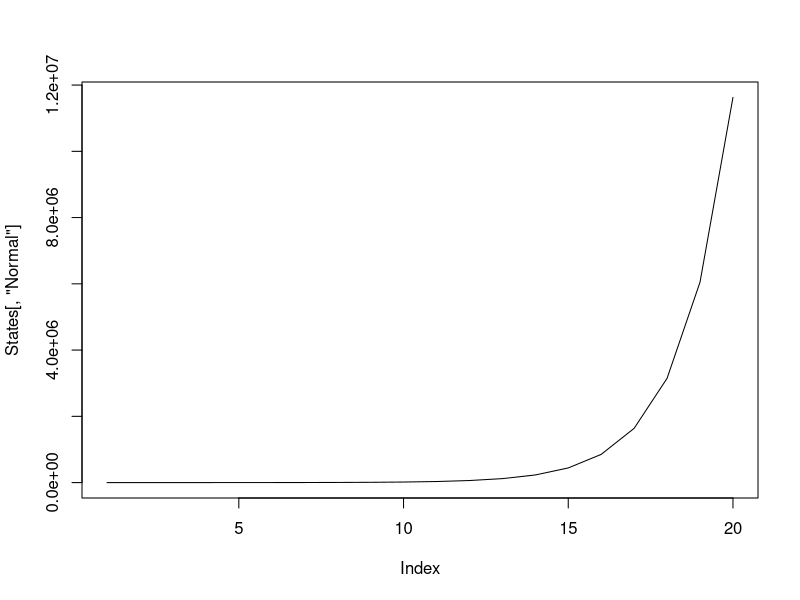
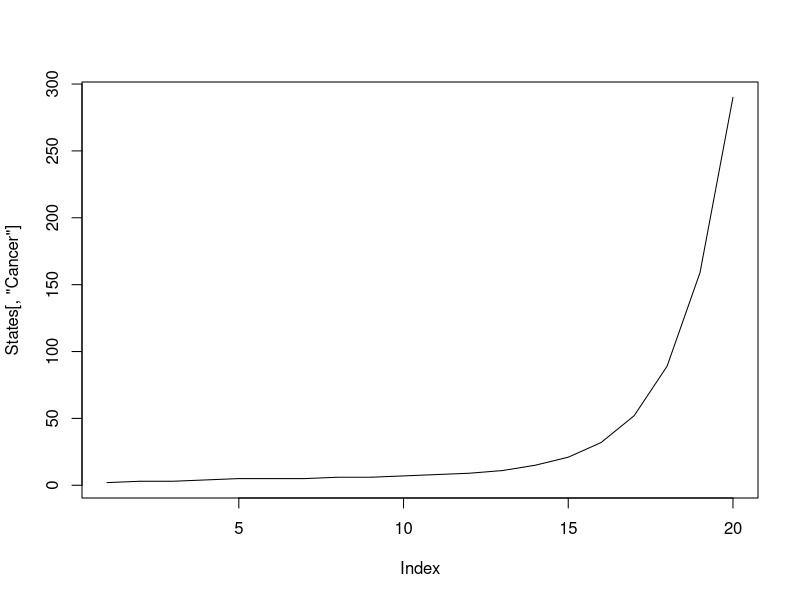

The R source for these figures, in order:
### MARKOV MODEL HPV DRAFT
## Gwen Oliver
## Nov 8, 2021

### This model is for the undetected compartments ONLY

# 20 years
t = 20

# 100 people
N.people = 100

# 6 states: normal, infected, CIN 1, CIN 2, CIN 3, cancer, cancer deaths
N.states = 7


# Total prob leaving each state needs to add to 1?

# aging into cohort
p_0_1 <- 0.1
# Rough estimate based on proportion of US pop that is female, 10-14
# https://www.statista.com/statistics/241488/population-of-the-us-by-sex-and-age/

p_1_1 <- 0.95 # normal > normal
# 1-infection
p_1_2 <- 0.05 # normal > infected


p_2_2 <- 0.6 # infected > infected
p_2_1 <- 0.3 # infected > normal
# Numbers vary widely for this parameter
p_2_3 = 0.1 # infected > CIN 1

p_3_3 <- 0.15 # CIN1 > CIN1
p_3_2 <- 0.5 # CIN1> infected
# These estimates vary widely
p_3_4 <- 0.18  # CIN1 > CIN2

p_4_4 <- 0.2   # CIN2 > CIN2
p_4_5 <- 0.3 # CIN2 > CIN3
p_4_3 <- 0.13   # CIN2 > CIN1


p_5_5 <- 0.2 # CIN3 > CIN3
# Didn't find an estimate for this
p_5_4 <- 0.03 # CIN3 > CIN2
# Only one estimate for this, only for HPV 16/18
p_5_6 <- 0.2 # CIN 3 > cancer
# Two estimates for this, 10-fold difference between them

p_6_6 = 0.3 # Cancer > cancer
# Didn't find an estimate for this
p_6_7 <- 0.5 # Cancer > Cancer death
# Don't have an estimate for this yet, but I think available on SEER

## Would this be 1/21 (assuming all ages are ~equal)?
p_1_0 = 1-p_1_1-p_1_2 # Age out normal
p_2_0 = 1-p_2_2-p_2_1-p_2_3 # Age out infection
p_3_0 = 1-p_3_3-p_3_2-p_3_4 # Age out CIN1
p_4_0 = 1-p_4_4-p_4_5-p_4_3 # Age out CIN2
p_5_0 = 1-p_5_5-p_5_4-p_5_6 # Age out CIN3
p_6_0 = p_6_6-p_6_7 # Age out cancer


# Starting number in each state

# Create years label
prefix = "Year"
suffix = seq(1:20)
years = paste(prefix, suffix, sep=" ")


# Create empty array
mat1 = matrix(NA, t, N.states, dimnames=list(years, c("Normal","Infected","CIN 1","CIN 2","CIN 3","Cancer","Death due to CC")))

# Assign starting prevalence of each state
prev1 = 0.29
prev2 = 0.5
prev3 = 0.1
prev4 = 0.05
prev5 = 0.05
prev6 = 0.01
prev7 = 0

# Assign starting states
set.seed(123)
mat1[1,] <- rmultinom(1, 100, prob=c(prev1,prev2,prev3,prev4,prev5,prev6,prev7)) 

# Run model
for(i in 2:t){
  # Normal
  mat1[i,1] <- (mat1[(i-1),1]) + #previous N people in normal
    # 10*p_0_1 +                  #birth  
    (mat1[(i-1),1])*p_1_1 +      #stay normal 
    (mat1[(i-1),2])*p_2_1 -      #regress from inf
    (mat1[(i-1),1])*p_1_2 -      #progress to inf
    (mat1[(i-1),1])*p_1_0        #age out
  # Infected   
  mat1[i,2] <- (mat1[(i-1),2]) + #previous N people in infected
    (mat1[(i-1),1])*p_1_2 +      #progress from normal
    (mat1[(i-1),2])*p_2_2 +      #stay infected
    (mat1[(i-1),3])*p_3_2 -      #regress from CIN1
    (mat1[(i-1),2])*p_2_1 -      #regress to normal
    (mat1[(i-1),2])*p_2_3 -      #progress to CIN1
    (mat1[(i-1),2])*p_2_0        #age out
  # CIN1
  mat1[i,3] <- (mat1[(i-1),3]) + #previous N people in CIN1
    (mat1[(i-1),2])*p_2_3 +      #progress from infected
    (mat1[(i-1),3])*p_3_3 +      #stay CIN1
    (mat1[(i-1),4])*p_4_3 -      #regress from CIN2
    (mat1[(i-1),3])*p_3_2 -      #regress to infected
    (mat1[(i-1),3])*p_3_4 -      #progress to CIN2
    (mat1[(i-1),3])*p_3_0        #age out
  # CIN2
  mat1[i,4] <- (mat1[(i-1),4]) + #previous N people in CIN2
    (mat1[(i-1),3])*p_3_4 +      #progress from CIN1
    (mat1[(i-1),4])*p_4_4 +      #stay CIN2
    (mat1[(i-1),5])*p_5_4 -      #regress from CIN3
    (mat1[(i-1),4])*p_4_3 -      #regress to CIN1
    (mat1[(i-1),4])*p_4_5 -      #progress to CIN3
    (mat1[(i-1),4])*p_4_0        #age out
  # CIN3
  mat1[i,5] <- (mat1[(i-1),5]) + #previous N people in CIN3
    (mat1[(i-1),4])*p_4_5 +      #progress from CIN2
    (mat1[(i-1),5])*p_5_5 -      #stay CIN3
    (mat1[(i-1),5])*p_5_4 -      #regress to CIN2
    (mat1[(i-1),5])*p_5_6 -      #progress to cancer
    (mat1[(i-1),5])*p_5_0        #age out
  # Cancer
  mat1[i,6] <- (mat1[(i-1),6]) + #previous N people in cancer
    (mat1[(i-1),5])*p_5_6 +      #progress from CIN3
    (mat1[(i-1),6])*p_6_6 -      #stay cancer
    (mat1[(i-1),6])*p_6_7 -      #die
    (mat1[(i-1),6])*p_6_0        #age out
  # Cancer deaths
  mat1[i,7] <- (mat1[(i-1),7]) + #previous N cancer deaths
    (mat1[(i-1),6])*p_6_7        #progress from cancer
  
}

mat1 <- round(mat1,0)


#Check Progression over time

States <- apply(mat1, c(1,2), sum)

plot(States[,'Normal'], type='l')

plot(States[,'Cancer'], type='l')
